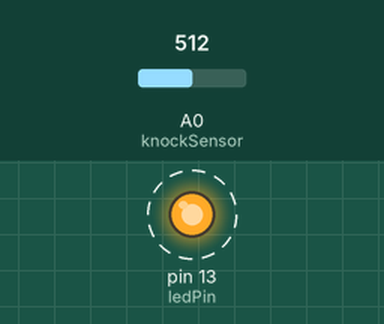
The sketch below on a simulated Arduino Uno, built with avr-gcc and run on an emulated ATmega328P. Parts: output pins drawn as LEDs (lit = HIGH). Dashed ring = blinking. Inputs (shaded band) come from the test bench; at power-on: A0 (knockSensor) = 512. What the sketch prints to the serial monitor is not drawn.

Above: at 1.25 s.
1.3 s: A0 (knockSensor) set to 106
4.3 s: A0 (knockSensor) set to 93
At 4.3 s:
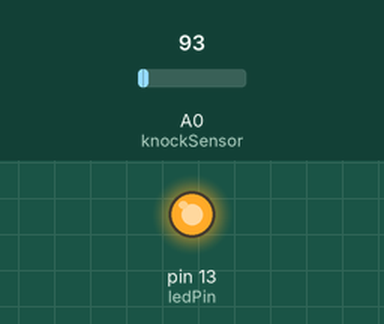
5.8 s: A0 (knockSensor) set to 110
At 5.96 s:
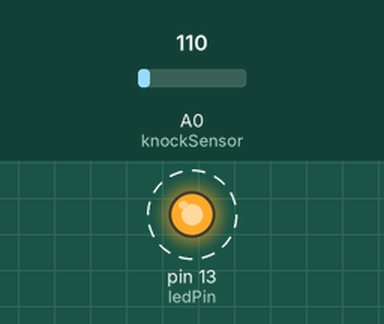
8.8 s: A0 (knockSensor) set to 90
Timing chart, 0 to 11.3 s (numbered marks = the images above; inputs shaded):
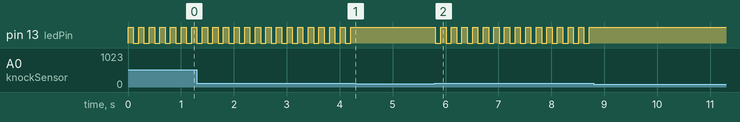

Measured:
- the behaviour switches between 100 and 99 on A0 (knockSensor) (found by bisection; images 0 and 1)
- after the input at 4.3 s, pin 13 (ledPin): stops changing and stays HIGH
- after the input at 5.8 s, pin 13 (ledPin): alternates HIGH for 0.10 s and LOW for 0.10 s, starting at once
- after the input at 8.8 s, pin 13 (ledPin): stops changing and stays HIGH
- by itself, pin 13 (ledPin): alternates HIGH for 0.10 s and LOW for 0.10 s

The sketch:

KnockDetector.ino
```cpp
/*
  This program reads a piezo element to detect a knocking sound.
  It reads an analog pin and compares the result to a set threshold.
  If the result is greater than the threshold, it writes "knock" to the serial
  port, and toggles the LED on pin 13.

  The circuit:
  - positive connection of the piezo attached to analog in 0
  - negative connection of the piezo attached to ground
  - 1 megohm resistor attached from analog in 0 to ground
*/

//Constants
const int ledPin = 13;      // LED connected to digital pin 13
const int knockSensor = A0; // the piezo is connected to analog pin 0
const int threshold = 100;  // threshold value to decide when the detected sound is a knock or not


// Variables
int sensorReading = 0;      // variable to store the value read from the sensor pin
int ledState = LOW;         // variable used to store the last LED status, to toggle the light

void setup() {
  pinMode(ledPin, OUTPUT); // declare the ledPin as as OUTPUT
  Serial.begin(9600);       // use the serial port
}

void loop() {
  // Read the sensor and store it in the variable sensorReading:
  sensorReading = analogRead(knockSensor);

  // If the sensor reading is greater than the threshold:
  if (sensorReading >= threshold) {
    // toggle the status of the ledPin:
    ledState = !ledState;
    // update the LED pin itself:
    digitalWrite(ledPin, ledState);
    // send the string "Knock!" back to the computer, followed by newline
    Serial.println("Knock!");
  }
  delay(100);  // delay to avoid overloading the serial port buffer
}
```
